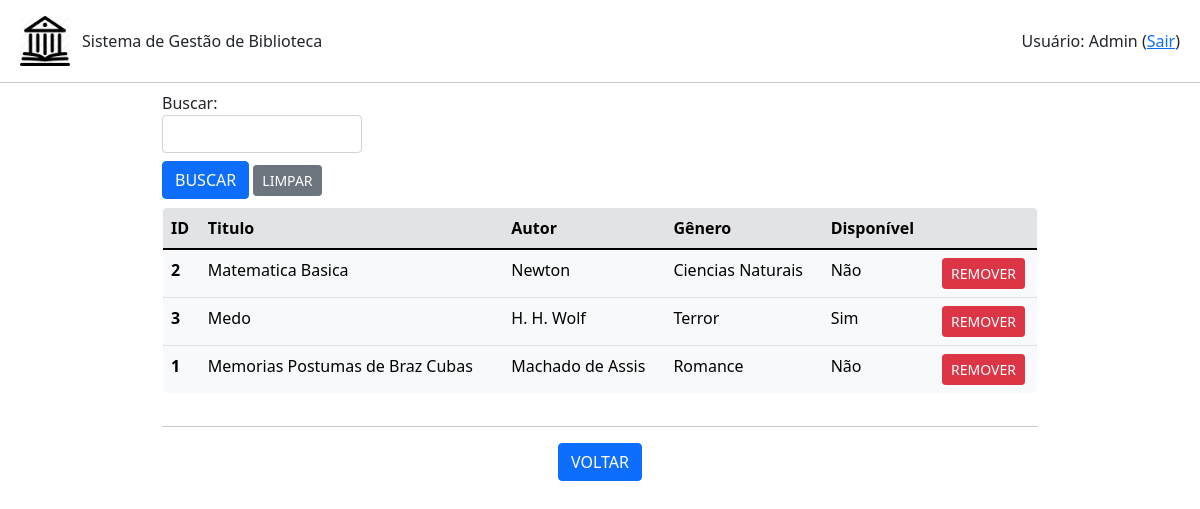
Before: /livro/listar (signed in) with the older database file.
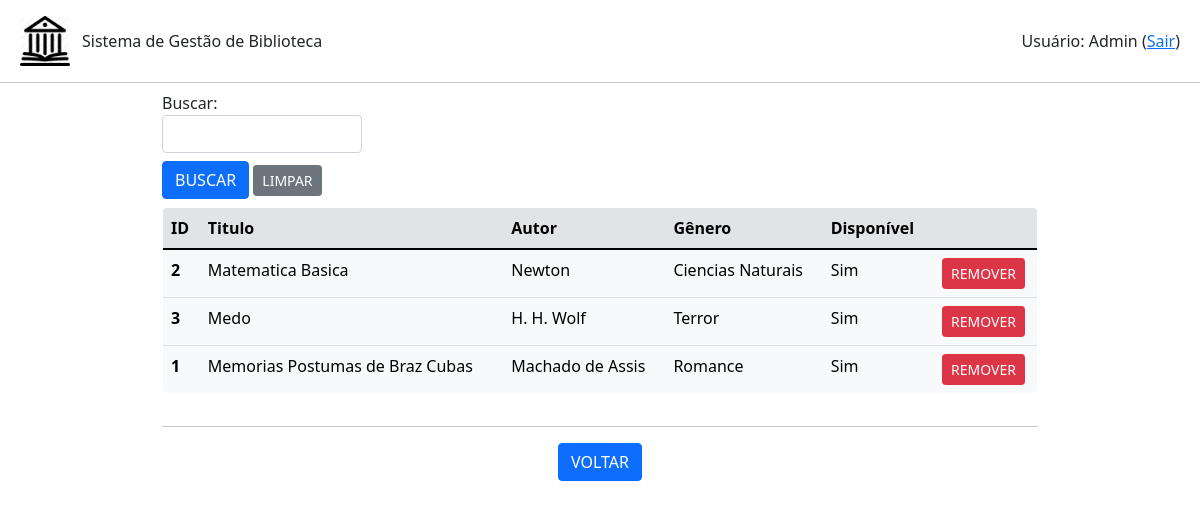
After: the same page with the newer database file.
### livro.py (models this page shows)
class Livro(db.Model):
    id = db.Column(db.Integer, primary_key=True)
    titulo = db.Column(db.String(200), unique=False, nullable=False)
    autor = db.Column(db.String(80), unique=False, nullable=False)
    genero = db.Column(db.String(120), unique=False, nullable=False)
    disponivel = db.Column(db.Boolean, default=True)
    emprestimo = db.relationship('Emprestimo', backref='livro', lazy=True)

### app.py (the view, shortened to what this page needs)
@app.route('/livro/listar', methods=['POST','GET'])
def listar_livros():
    if session.get('autenticado',False)==False:
        flash(u'Login necessário!', category='warning')
        return(redirect(url_for('login')))
    form = BuscaForm()
    livros = Livro.query.order_by(Livro.titulo).all()
    return(render_template('livros.html', livros=livros, form=form, action=url_for('listar_livros')))

### formBusca.py
class BuscaForm(FlaskForm):
    campo = StringField('Buscar: ', validators=[DataRequired()])
    enviar = SubmitField('BUSCAR')

### templates/livros.html (shortened to what this page needs)
{% extends "base.html" %}
{% block conteudo %}
<div class="container-fluid mx-auto" style="width: 75%;">
    {% from 'bootstrap/form.html' import render_field %}
    <form method="post">
        <div class="mt-2" style="width: 200px;">
            {{ render_field(form.campo) }}
        </div>
        <div class="mt-2 mb-2">
            {{ render_field(form.enviar, button_style="primary", button_size="sm") }}
            <a class="btn btn-secondary btn-sm" href="{{url_for('listar_livros')}}" role="button">LIMPAR</a>
        </div>
    </form>
    <div style="max-height: 400px; overflow-y: auto;">
        <table class=" table table-light border rounded-3" style="overflow: hidden;">
            <thead>
            <tr class="table-secondary">
                <th scope="col">ID</th>
                <th scope="col">Titulo</th>
                <th scope="col">Autor</th>
                <th scope="col">Gênero</th>
                <th scope="col">Disponível</th>
                <th scope="col"></th>
            </tr>
            </thead>
            <tbody>
                {% for livro in livros %}
                    <tr>
                        <th scope="row">{{livro.id}}</th>
                        <td>{{livro.titulo}}</td>
                        <td>{{livro.autor}}</td>
                        <td>{{livro.genero}}</td>
                        {% if livro.disponivel == True %}
                            <td>Sim</td>
                        {% else %}
                            <td>Não</td>
                        {% endif %}
                        <td class="text-center"><a class="btn btn-danger btn-sm" href="{{url_for('remover_livro', id_livro=livro.id)}}" role="button">REMOVER</a></td>
                    </tr>
                {% endfor %}
            </tbody>
        </table>
    </div>
    <hr>
    <div class="row text-center">
        <div class="col mr-1">
            <a class="btn btn-primary" href="{{url_for('root')}}" role="button">VOLTAR</a>
        </div>
    </div>
</div>
{% endblock %}

Changed rows visible on the page:
changed Livro "Matematica Basica": disponivel "Não" → "Sim"
changed Livro "Memorias Postumas de Braz Cubas": disponivel "Não" → "Sim"
